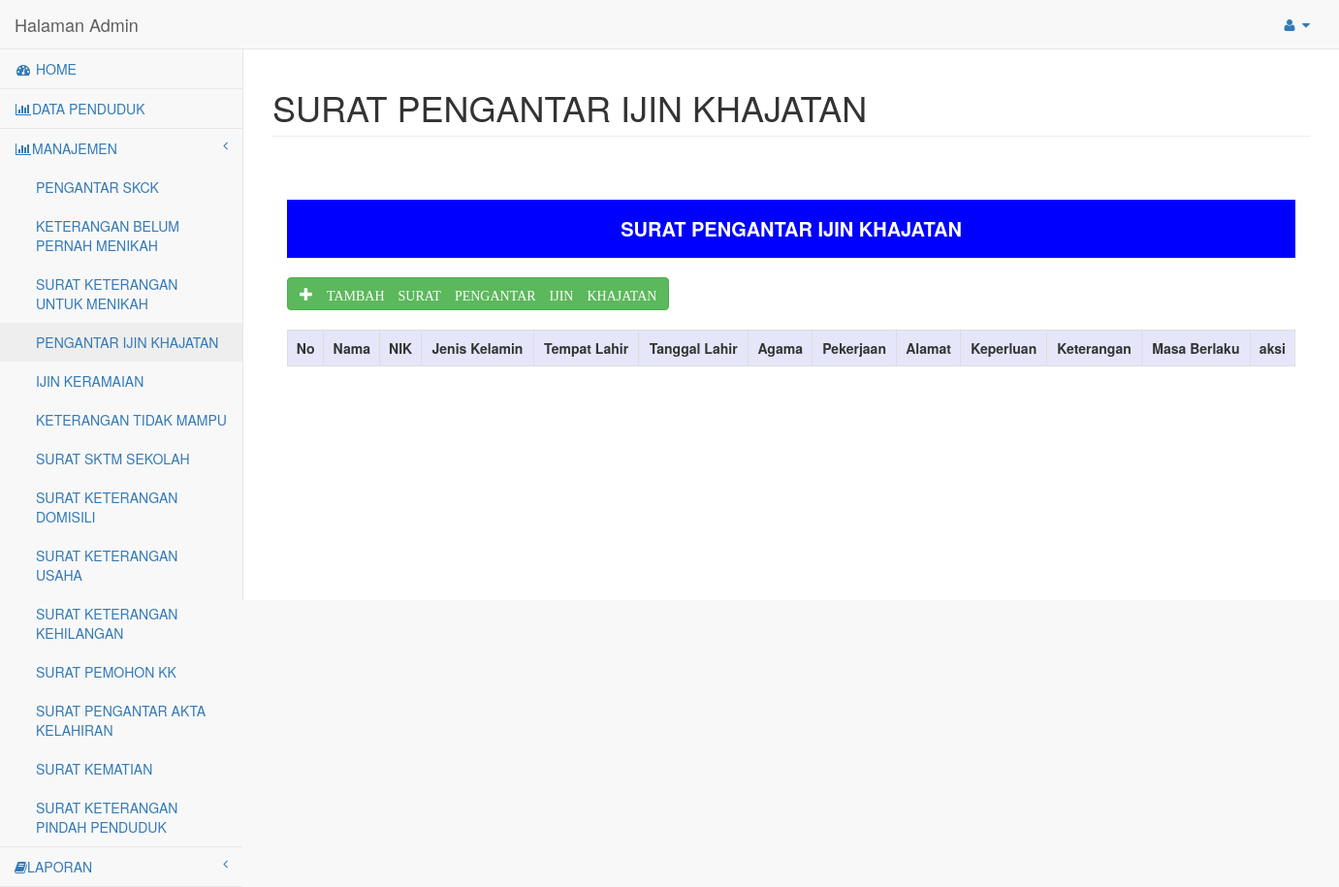
/admin/index.php?module=ijin_khajatan, run on an earlier commit of the app's database.
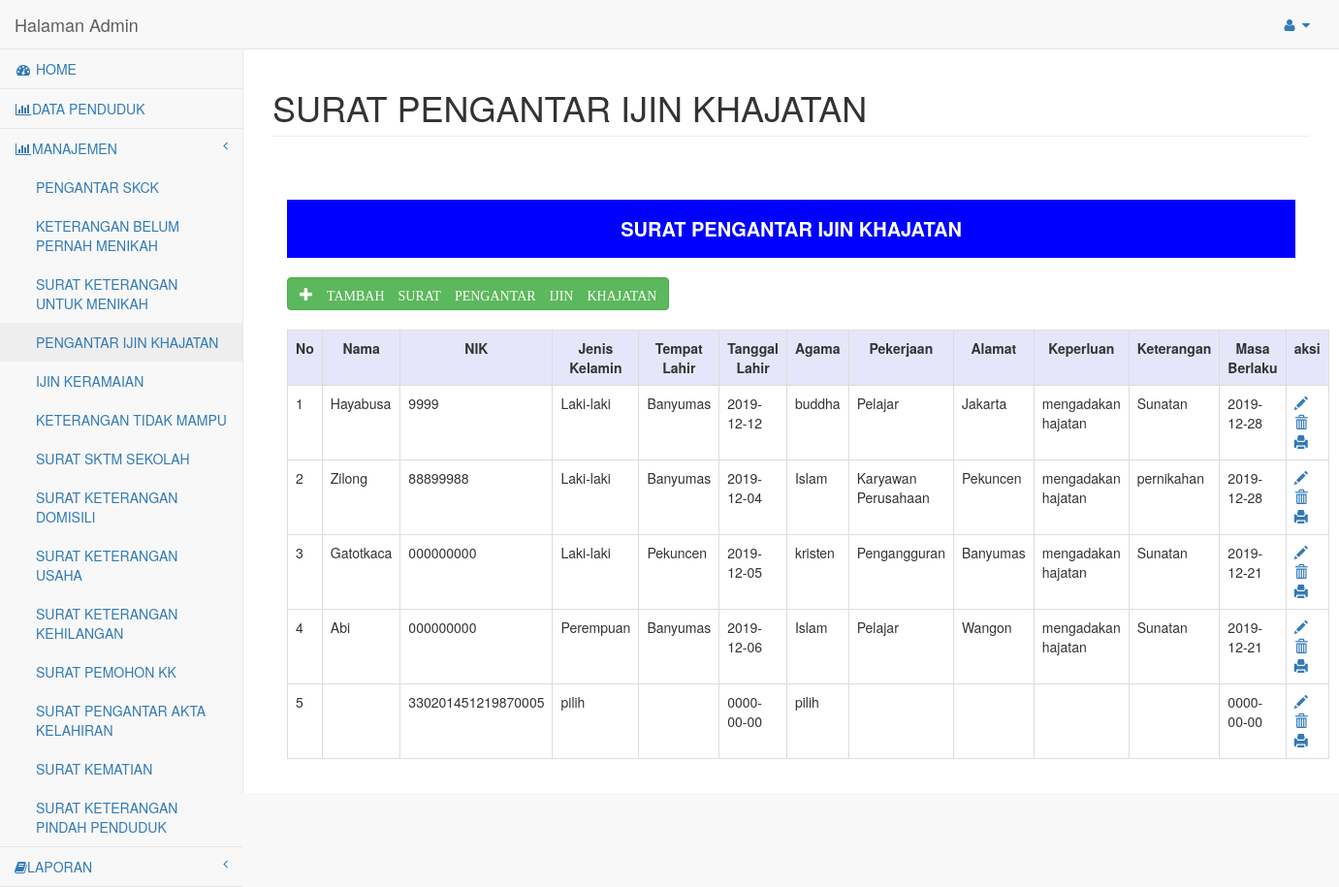
And on a later commit of the database.
### tables this page shows
CREATE TABLE `tbl_hajatan` (
  `id_hajatan` int(12) NOT NULL,
  `nama` varchar(20) NOT NULL,
  `nik` varchar(30) NOT NULL,
  `jenis_kel` varchar(30) NOT NULL,
  `tmp_lahir` varchar(20) NOT NULL,
  `tgl_lahir` date NOT NULL,
  `agama` varchar(20) NOT NULL,
  `pekerjaan` varchar(30) NOT NULL,
  `alamat` varchar(40) NOT NULL,
  `keperluan` varchar(40) NOT NULL,
  `keterangan` varchar(50) NOT NULL,
  `masa_berlaku` date NOT NULL
);

### admin/pages/ijin_khajatan.php (the view, shortened to what this page needs)
        <div id="page-wrapper">
            <div class="row">
                <div class="col-lg-12">
                    <h1 class="page-header"> SURAT PENGANTAR IJIN KHAJATAN</h1>
                </div>
            </div>
            <div class="row">
                <div class="col-lg-12">
                        <div class="panel-body">
<?php
include"koneksi.php";
$no = 1;
$qry_ijin_khajatan = mysqli_query($koneksi,"SELECT * from tbl_hajatan");
?>
<div style="margin-top:30px;width:100%,height:50px;text-align:center;background:#0000ff;color:#fff;line-height:60px;font-size:20px;">
<b> SURAT PENGANTAR IJIN KHAJATAN</b>
</div>
<a href="?module=input_ijin_khajatan" class="btn btn-success" style="margin-top:20px;"><span class="glyphicon glyphicon-plus"> TAMBAH SURAT PENGANTAR IJIN KHAJATAN</span></a>
<div class="th">
<table class="table table-bordered" style="margin-top:20px;">
	<th style=" background: #E6E6FA;"><center>No</center></th>
	<th style=" background: #E6E6FA;"><center>Nama</center></th>
	<th style=" background: #E6E6FA;"><center>NIK</center></th>
	<th style=" background: #E6E6FA;"><center>Jenis Kelamin</center></th>
	<th style=" background: #E6E6FA;"><center>Tempat Lahir</center></th>
	<th style=" background: #E6E6FA;"><center>Tanggal Lahir</center></th>
	<th style=" background: #E6E6FA;"><center>Agama</center></th>
	<th style=" background: #E6E6FA;"><center>Pekerjaan</center></th>
	<th style=" background: #E6E6FA;"><center>Alamat</center></th>
	<th style=" background: #E6E6FA;"><center>Keperluan</center></th>
	<th style=" background: #E6E6FA;"><center>Keterangan</center></th>
	<th style=" background: #E6E6FA;"><center>Masa Berlaku</center></th>
	<th style=" background: #E6E6FA;"><center>aksi</center></th>
	<?php while($data = mysqli_fetch_array($qry_ijin_khajatan)) { ?>
	<tr>
	 <td><?php echo $no++ ?></td>
	 <td><?php echo $data['nama'] ?></td>
	 <td><?php echo $data['nik'] ?></td>
	 <td><?php echo $data['jenis_kel'] ?></td>
	 <td><?php echo $data['tmp_lahir'] ?></td>
	 <td><?php echo $data['tgl_lahir'] ?></td>
	 <td><?php echo $data['agama'] ?></td>
	 <td><?php echo $data['pekerjaan'] ?></td>
	 <td><?php echo $data['alamat'] ?></td>
	 <td><?php echo $data['keperluan'] ?></td>
	 <td><?php echo $data['keterangan'] ?></td>
	 <td><?php echo $data['masa_berlaku'] ?></td>
	 <td><a href="?module=edit_ijin_khajatan&id=<?php echo $data['id_ijin_khajatan']; ?>"><span class="glyphicon glyphicon-pencil"></span></a>
		 <a href="?module=hapus_ijin_khajatan&id=<?php echo $data['id_ijin_khajatan']; ?>"><span class="glyphicon glyphicon-trash"></span></a>
		 <a href="print_ijin_khajatan.php?id=<?php echo $data['id_ijin_khajatan']; ?>" target="_blank"><span class="glyphicon glyphicon-print"></span></a></td>
	</tr>
	<?php } ?>
</table>
</div>
                        </div>
                    </div>
                </div>
            </div>

### admin/index.php (shortened to what this page needs)
<!DOCTYPE html>
<html lang="en">
<head>
    <link href="vendor/bootstrap/css/bootstrap.min.css" rel="stylesheet">
    <link href="vendor/metisMenu/metisMenu.min.css" rel="stylesheet">
    <link href="dist/css/sb-admin-2.css" rel="stylesheet">
    <link href="vendor/morrisjs/morris.css" rel="stylesheet">
    <link href="vendor/font-awesome/css/font-awesome.min.css" rel="stylesheet" type="text/css">
</head>
<body>
    <div id="wrapper">
        <nav class="navbar navbar-default navbar-static-top" role="navigation" style="margin-bottom: 0">
            <div class="navbar-header">
                <a class="navbar-brand" href="index.php">Halaman Admin</a>
            </div>
            <ul class="nav navbar-top-links navbar-right">
                <li class="dropdown">
                    <a class="dropdown-toggle" data-toggle="dropdown" href="#">
                        <i class="fa fa-user fa-fw"></i> <i class="fa fa-caret-down"></i>
                    </a>
                </li>
            </ul>
            <div class="navbar-default sidebar" role="navigation">
                <div class="sidebar-nav navbar-collapse">
                    <ul class="nav" id="side-menu">
                        <li>
                            <a href="index.php"><i class="fa fa-dashboard fa-fw"></i> HOME</a>
                        </li>
						 <li>
                            <a href="#"><i class="fa fa-bar-chart-o fa-fw"></i>DATA PENDUDUK</a>
						</li>
                        <li>
                            <a href="#"><i class="fa fa-bar-chart-o fa-fw"></i>MANAJEMEN<span class="fa arrow"></span></a>
                            <ul class="nav nav-second-level">
								<li>
                                    <a href="?module=skck">PENGANTAR SKCK</a>
                                </li>
                                <li>
                                    <a href="?module=belumpernahmenikah">KETERANGAN BELUM PERNAH MENIKAH</a>
                                </li>
								<li>
                                    <a href="?module=menikah">SURAT KETERANGAN UNTUK MENIKAH</a>
                                </li>
								 <li>
                                    <a href="?module=ijin_khajatan">PENGANTAR IJIN KHAJATAN</a>
                                </li>
								<li>
                                    <a href="?module=ijin_keramaian">IJIN KERAMAIAN</a>
                                </li>
								<li>
                                    <a href="?module=sktm">KETERANGAN TIDAK MAMPU</a>
                                </li>
								<li>
                                    <a href="?module=sktm_sekolah">SURAT SKTM SEKOLAH</a>
                                </li>
								<li>
                                    <a href="?module=domisili">SURAT KETERANGAN DOMISILI</a>
                                </li>
								<li>
                                    <a href="?module=usaha">SURAT KETERANGAN USAHA</a>
                                </li>
								<li>
                                    <a href="?module=kehilangan">SURAT KETERANGAN KEHILANGAN</a>
                                </li>
								<li>
                                    <a href="?module=pemohon_kk">SURAT PEMOHON KK</a>
                                </li>
								<li>
                                    <a href="?module=kelahiran">SURAT PENGANTAR AKTA KELAHIRAN</a>
                                </li>
								<li>
                                    <a href="?module=kematian">SURAT KEMATIAN</a>
                                </li>
								<li>
                                    <a href="?module=pindah_penduduk">SURAT KETERANGAN PINDAH PENDUDUK</a>
                                </li>
                            </ul>
                        </li>
                        <li>
                            <a href="#"><i class="fa fa-book"> </i>LAPORAN<span class="fa arrow"></span></a>
						</li>
                    </ul>
                </div>
            </div>
        </nav>
		<?php include"pages/content.php"; ?>
                </div>
</body>
</html>

### admin/pages/content.php
<?php
if(!empty($_GET["module"])){
	include_once($_GET["module"].".php");
}else{
	include"home.php";
}
?>

What changed in the data, as far as the page shows it:
added tbl_hajatan: nama "Hayabusa", nik "9999", jenis_kel "Laki-laki", tmp_lahir "Banyumas", tgl_lahir "2019-12-12", agama "buddha", pekerjaan "Pelajar", alamat "Jakarta", keperluan "mengadakan hajatan", keterangan "Sunatan", masa_berlaku "2019-12-28"
added tbl_hajatan: nama "Zilong", nik "88899988", jenis_kel "Laki-laki", tmp_lahir "Banyumas", tgl_lahir "2019-12-04", agama "Islam", pekerjaan "Karyawan Perusahaan", alamat "Pekuncen", keperluan "mengadakan hajatan", keterangan "pernikahan", masa_berlaku "2019-12-28"
added tbl_hajatan: nama "Gatotkaca", nik "000000000", jenis_kel "Laki-laki", tmp_lahir "Pekuncen", tgl_lahir "2019-12-05", agama "kristen", pekerjaan "Pengangguran", alamat "Banyumas", keperluan "mengadakan hajatan", keterangan "Sunatan", masa_berlaku "2019-12-21"
added tbl_hajatan: nama "Abi", nik "000000000", jenis_kel "Perempuan", tmp_lahir "Banyumas", tgl_lahir "2019-12-06", agama "Islam", pekerjaan "Pelajar", alamat "Wangon", keperluan "mengadakan hajatan", keterangan "Sunatan", masa_berlaku "2019-12-21"
added tbl_hajatan: nik "330201451219870005", jenis_kel "pilih", tgl_lahir "0000-00-00", agama "pilih", masa_berlaku "0000-00-00"
